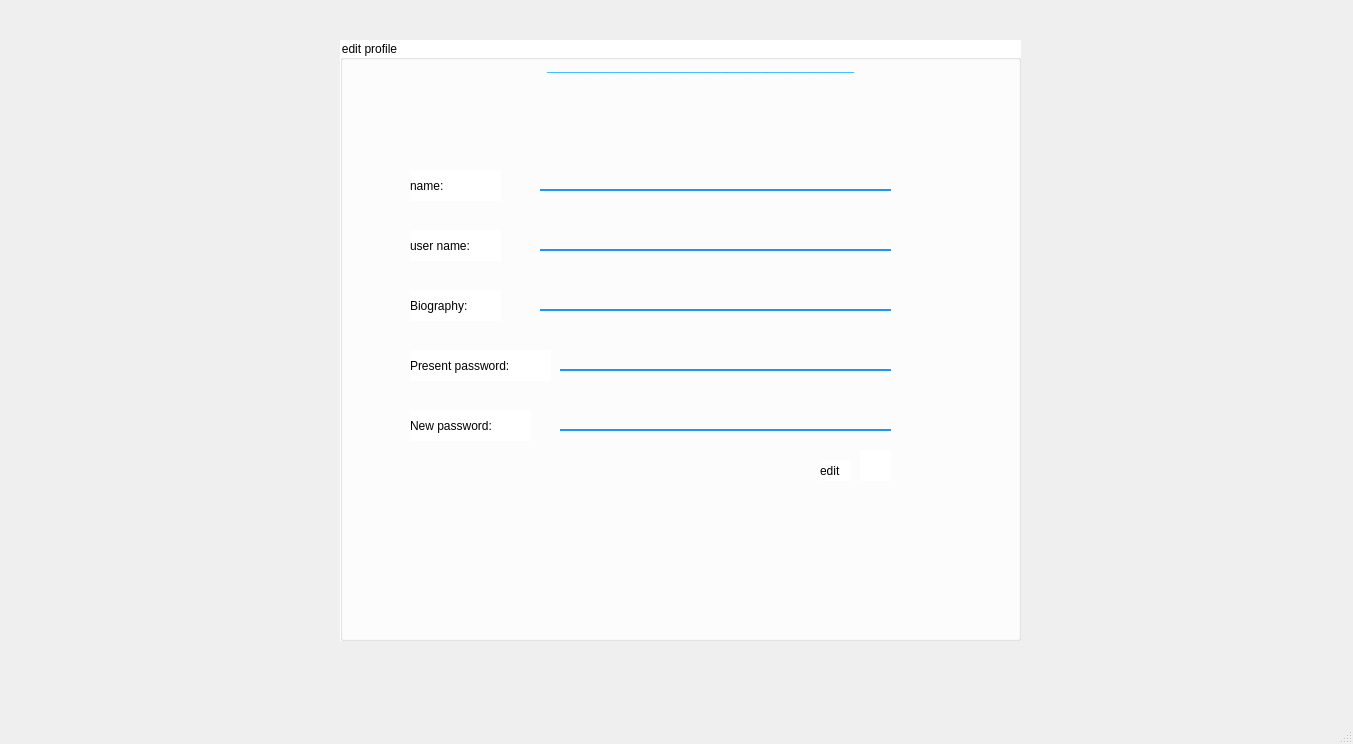
<?xml version="1.0" encoding="UTF-8"?>
<ui version="4.0">
 <class>edit_profile</class>
 <widget class="QMainWindow" name="edit_profile">
  <property name="geometry">
   <rect>
    <x>0</x>
    <y>0</y>
    <width>1353</width>
    <height>744</height>
   </rect>
  </property>
  <property name="windowTitle">
   <string>MainWindow</string>
  </property>
  <widget class="QWidget" name="centralwidget">
   <widget class="QGroupBox" name="groupBox">
    <property name="geometry">
     <rect>
      <x>340</x>
      <y>40</y>
      <width>681</width>
      <height>601</height>
     </rect>
    </property>
    <property name="styleSheet">
     <string notr="true">font: 13pt &quot;MS Shell Dlg 2&quot;;
color: rgb(0, 0, 0);
background-color: rgb(255, 255, 255);</string>
    </property>
    <property name="title">
     <string>edit profile</string>
    </property>
    <widget class="QLineEdit" name="leUsername">
     <property name="geometry">
      <rect>
       <x>200</x>
       <y>170</y>
       <width>351</width>
       <height>41</height>
      </rect>
     </property>
     <property name="styleSheet">
      <string notr="true">font: 9pt &quot;MS Shell Dlg 2&quot;;
background-color: rgba(0, 0, 0, 0);
border:nobe;
border-bottom : 2px solid rgb(33, 150, 243);
</string>
     </property>
    </widget>
    <widget class="QLineEdit" name="leBio">
     <property name="geometry">
      <rect>
       <x>200</x>
       <y>230</y>
       <width>351</width>
       <height>41</height>
      </rect>
     </property>
     <property name="styleSheet">
      <string notr="true">font: 9pt &quot;MS Shell Dlg 2&quot;;
background-color: rgba(0, 0, 0, 0);
border:nobe;
border-bottom : 2px solid rgb(33, 150, 243);</string>
     </property>
    </widget>
    <widget class="QPushButton" name="pushButton_3">
     <property name="geometry">
      <rect>
       <x>520</x>
       <y>410</y>
       <width>31</width>
       <height>31</height>
      </rect>
     </property>
     <property name="cursor">
      <cursorShape>PointingHandCursor</cursorShape>
     </property>
     <property name="styleSheet">
      <string notr="true">border: none;
image: url(:/img/3597075.png);</string>
     </property>
     <property name="text">
      <string/>
     </property>
    </widget>
    <widget class="QLabel" name="label_5">
     <property name="geometry">
      <rect>
       <x>70</x>
       <y>250</y>
       <width>91</width>
       <height>31</height>
      </rect>
     </property>
     <property name="styleSheet">
      <string notr="true">font: 10pt &quot;MS Shell Dlg 2&quot;;</string>
     </property>
     <property name="text">
      <string>Biography:</string>
     </property>
    </widget>
    <widget class="QLineEdit" name="lePresentPass">
     <property name="geometry">
      <rect>
       <x>220</x>
       <y>290</y>
       <width>331</width>
       <height>41</height>
      </rect>
     </property>
     <property name="styleSheet">
      <string notr="true">font: 9pt &quot;MS Shell Dlg 2&quot;;
background-color: rgba(0, 0, 0, 0);
border:nobe;
border-bottom : 2px solid rgb(33, 150, 243);</string>
     </property>
     <property name="echoMode">
      <enum>QLineEdit::Password</enum>
     </property>
    </widget>
    <widget class="QLabel" name="label_7">
     <property name="geometry">
      <rect>
       <x>70</x>
       <y>190</y>
       <width>91</width>
       <height>31</height>
      </rect>
     </property>
     <property name="styleSheet">
      <string notr="true">font: 10pt &quot;MS Shell Dlg 2&quot;;</string>
     </property>
     <property name="text">
      <string>user name:</string>
     </property>
    </widget>
    <widget class="QLabel" name="label_8">
     <property name="geometry">
      <rect>
       <x>70</x>
       <y>130</y>
       <width>91</width>
       <height>31</height>
      </rect>
     </property>
     <property name="styleSheet">
      <string notr="true">font: 10pt &quot;MS Shell Dlg 2&quot;;</string>
     </property>
     <property name="text">
      <string>name:</string>
     </property>
    </widget>
    <widget class="QLabel" name="label_9">
     <property name="geometry">
      <rect>
       <x>30</x>
       <y>0</y>
       <width>661</width>
       <height>51</height>
      </rect>
     </property>
     <property name="styleSheet">
      <string notr="true">font: 16pt &quot;MS Shell Dlg 2&quot;;
color:rgb(33, 180, 255);
background-color: rgb(0, 0, 0,0);</string>
     </property>
     <property name="text">
      <string>______________________________________________</string>
     </property>
     <property name="alignment">
      <set>Qt::AlignCenter</set>
     </property>
    </widget>
    <widget class="QLabel" name="label_6">
     <property name="geometry">
      <rect>
       <x>70</x>
       <y>310</y>
       <width>141</width>
       <height>31</height>
      </rect>
     </property>
     <property name="styleSheet">
      <string notr="true">font: 10pt &quot;MS Shell Dlg 2&quot;;</string>
     </property>
     <property name="text">
      <string>Present password:</string>
     </property>
    </widget>
    <widget class="QLineEdit" name="leNewPass">
     <property name="geometry">
      <rect>
       <x>220</x>
       <y>350</y>
       <width>331</width>
       <height>41</height>
      </rect>
     </property>
     <property name="styleSheet">
      <string notr="true">font: 9pt &quot;MS Shell Dlg 2&quot;;
background-color: rgba(0, 0, 0, 0);
border:nobe;
border-bottom : 2px solid rgb(33, 150, 243);</string>
     </property>
     <property name="echoMode">
      <enum>QLineEdit::Password</enum>
     </property>
    </widget>
    <widget class="QLabel" name="label_10">
     <property name="geometry">
      <rect>
       <x>70</x>
       <y>370</y>
       <width>121</width>
       <height>31</height>
      </rect>
     </property>
     <property name="styleSheet">
      <string notr="true">font: 10pt &quot;MS Shell Dlg 2&quot;;</string>
     </property>
     <property name="text">
      <string>New password:</string>
     </property>
    </widget>
    <widget class="QLineEdit" name="leName">
     <property name="geometry">
      <rect>
       <x>200</x>
       <y>110</y>
       <width>351</width>
       <height>41</height>
      </rect>
     </property>
     <property name="styleSheet">
      <string notr="true">font: 9pt &quot;MS Shell Dlg 2&quot;;
background-color: rgba(0, 0, 0, 0);
border:nobe;
border-bottom : 2px solid rgb(33, 150, 243);
</string>
     </property>
    </widget>
    <widget class="QLabel" name="label_11">
     <property name="geometry">
      <rect>
       <x>480</x>
       <y>420</y>
       <width>31</width>
       <height>21</height>
      </rect>
     </property>
     <property name="styleSheet">
      <string notr="true">font: 10pt &quot;MS Shell Dlg 2&quot;;</string>
     </property>
     <property name="text">
      <string>edit</string>
     </property>
    </widget>
    <zorder>pushButton_3</zorder>
    <zorder>lePresentPass</zorder>
    <zorder>label_7</zorder>
    <zorder>label_8</zorder>
    <zorder>label_9</zorder>
    <zorder>leUsername</zorder>
    <zorder>leBio</zorder>
    <zorder>label_5</zorder>
    <zorder>label_6</zorder>
    <zorder>leNewPass</zorder>
    <zorder>label_10</zorder>
    <zorder>leName</zorder>
    <zorder>label_11</zorder>
   </widget>
   <widget class="QPushButton" name="pushButton_4">
    <property name="geometry">
     <rect>
      <x>20</x>
      <y>20</y>
      <width>61</width>
      <height>41</height>
     </rect>
    </property>
    <property name="cursor">
     <cursorShape>PointingHandCursor</cursorShape>
    </property>
    <property name="styleSheet">
     <string notr="true">font: 10pt &quot;MS Shell Dlg 2&quot;;
image: url(:/img/home-logo.png);
border: none;
color: rgb(33, 180, 255);</string>
    </property>
    <property name="text">
     <string/>
    </property>
   </widget>
  </widget>
  <widget class="QMenuBar" name="menubar">
   <property name="geometry">
    <rect>
     <x>0</x>
     <y>0</y>
     <width>1353</width>
     <height>26</height>
    </rect>
   </property>
  </widget>
  <widget class="QStatusBar" name="statusbar"/>
 </widget>
 <resources/>
 <connections/>
</ui>
